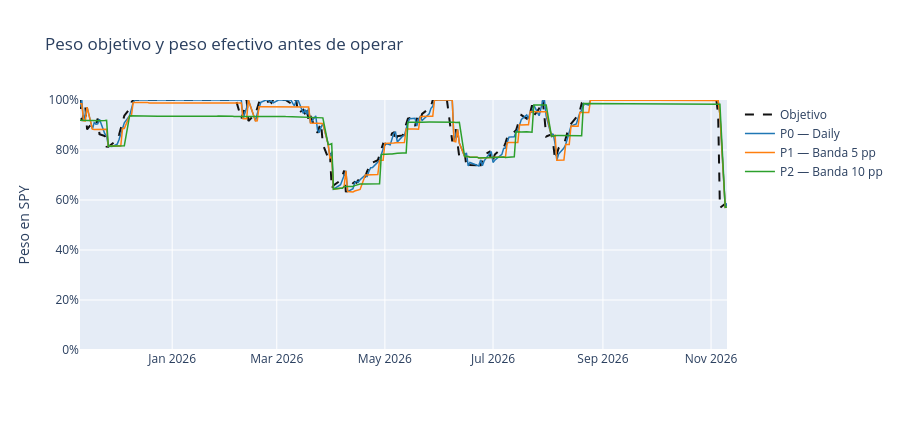
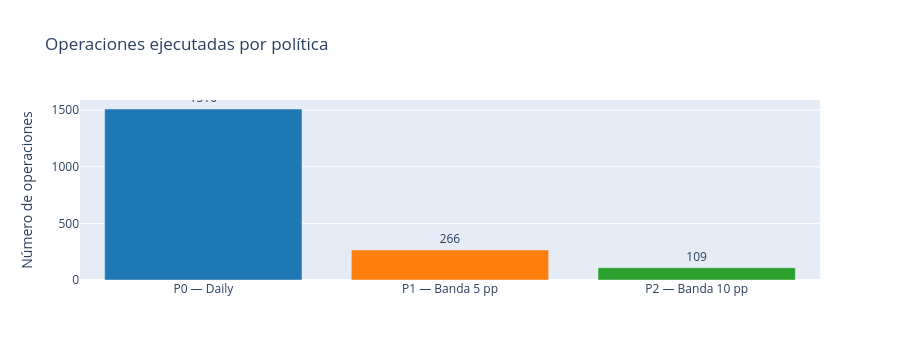
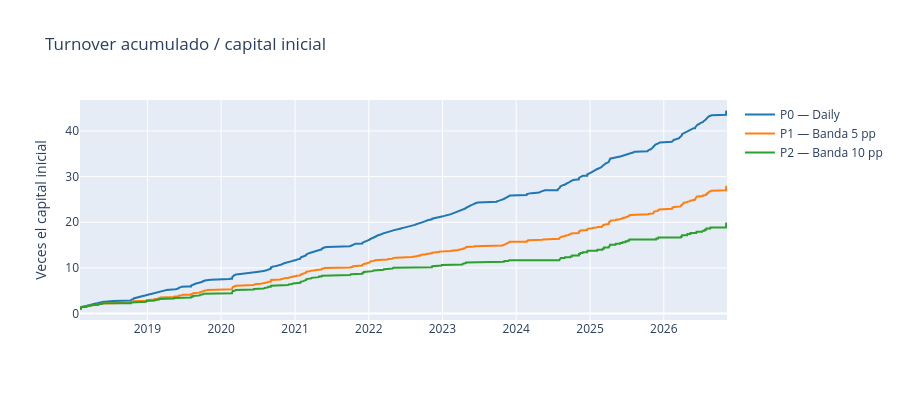
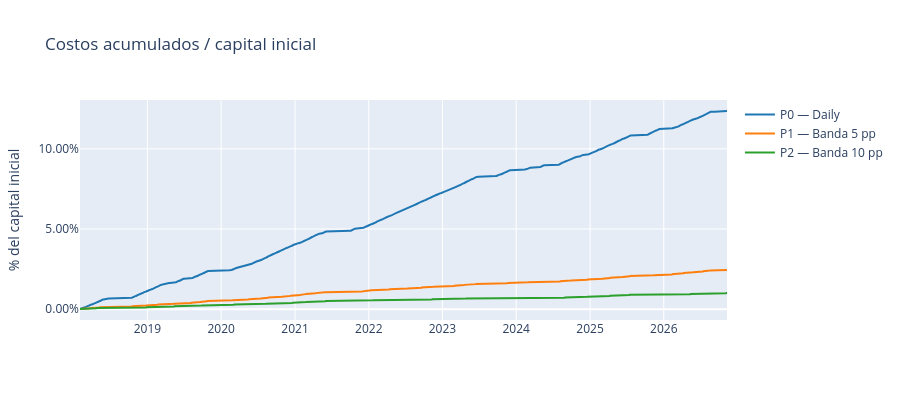

The notebook cell these images were saved under, in order:
### Markdown cell above
## Paso 11 — Resultados operativos

Antes de medir rendimiento y riesgo, observaremos cómo se comporta cada política como proceso de implementación. Estas salidas responden si las bandas realmente reducen actividad y fricción, y a qué costo de alejarse temporalmente del objetivo.

Mostraremos cuatro elementos:

| Resultado | Qué permite observar |
| --- | --- |
| Peso objetivo vs. peso efectivo | Cuándo la cartera sigue el objetivo y cuándo una banda tolera desviaciones. |
| Operaciones por política | Con qué frecuencia P0, P1 y P2 modifican realmente la posición. |
| Turnover acumulado | Cuánto capital se negocia a lo largo del tiempo, independiente del rendimiento. |
| Costos acumulados | Cuánto valor se pierde por comisión e IVA bajo cada regla. |

La serie de pesos se mostrará en una ventana reciente para que pueda leerse; las demás métricas usarán toda la muestra. Estas gráficas describen la operación del motor y no prueban todavía que una política sea mejor: la respuesta económica y estadística se desarrollará en la notebook 03.

### Code cell
import plotly.graph_objects as go

RECENT_SESSIONS = 252
POLICY_COLORS = {
    'P0 — Daily': '#1f77b4',
    'P1 — Banda 5 pp': '#ff7f0e',
    'P2 — Banda 10 pp': '#2ca02c',
}

operational_summary = policy_operational_summary.with_columns(
    (pl.col('turnover_notional') / INITIAL_CAPITAL_USD).alias('turnover_multiple'),
    (pl.col('total_cost') / INITIAL_CAPITAL_USD).alias('total_cost_pct'),
)
operational_summary

# 1. Peso objetivo y peso efectivo antes de decidir, en la última ventana anual.
recent_target = policy_histories['P0 — Daily'].tail(RECENT_SESSIONS)
fig_weights = go.Figure()
fig_weights.add_trace(go.Scatter(
    x=recent_target['session_date'].to_list(),
    y=recent_target['target_weight'].to_list(),
    name='Objetivo',
    line=dict(color='#111111', dash='dash', width=2),
))
for policy, history in policy_histories.items():
    recent = history.tail(RECENT_SESSIONS)
    fig_weights.add_trace(go.Scatter(
        x=recent['session_date'].to_list(),
        y=recent['effective_weight_before'].to_list(),
        name=policy,
        line=dict(color=POLICY_COLORS[policy], width=1.5),
    ))
fig_weights.update_layout(
    title='Peso objetivo y peso efectivo antes de operar',
    yaxis=dict(title='Peso en SPY', tickformat='.0%', range=[0, 1]),
    xaxis_title='',
    height=430,
    legend_title='',
)
fig_weights.show()

# 2. Número de operaciones efectivamente ejecutadas.
fig_trades = go.Figure(go.Bar(
    x=operational_summary['policy'].to_list(),
    y=operational_summary['trades'].to_list(),
    marker_color=[POLICY_COLORS[p] for p in operational_summary['policy'].to_list()],
    text=operational_summary['trades'].to_list(),
    textposition='outside',
))
fig_trades.update_layout(
    title='Operaciones ejecutadas por política',
    yaxis_title='Número de operaciones',
    height=360,
    showlegend=False,
)
fig_trades.show()

# 3 y 4. Turnover y costos, normalizados por el capital inicial.
fig_turnover = go.Figure()
fig_costs = go.Figure()
for policy, history in policy_histories.items():
    cumulative = history.with_columns(
        (pl.col('turnover_notional').cum_sum() / INITIAL_CAPITAL_USD).alias('cumulative_turnover'),
        (pl.col('total_cost').cum_sum() / INITIAL_CAPITAL_USD).alias('cumulative_cost_pct'),
    )
    dates = cumulative['session_date'].to_list()
    fig_turnover.add_trace(go.Scatter(
        x=dates, y=cumulative['cumulative_turnover'].to_list(),
        name=policy, line=dict(color=POLICY_COLORS[policy]),
    ))
    fig_costs.add_trace(go.Scatter(
        x=dates, y=cumulative['cumulative_cost_pct'].to_list(),
        name=policy, line=dict(color=POLICY_COLORS[policy]),
    ))

fig_turnover.update_layout(
    title='Turnover acumulado / capital inicial',
    yaxis_title='Veces el capital inicial',
    xaxis_title='',
    height=400,
    legend_title='',
)
fig_costs.update_layout(
    title='Costos acumulados / capital inicial',
    yaxis=dict(title='% del capital inicial', tickformat='.2%'),
    xaxis_title='',
    height=400,
    legend_title='',
)
fig_turnover.show()
fig_costs.show()

### Figure 1 — Plotly figure (JSON) as saved in the notebook; plotly's stock layout.template omitted (floating-point values rounded to 4 significant figures; data arrays with more than 128 entries replaced by an {"elided": "..."} marker saying what was removed)
{"data": [{"line": {"color": "#111111", "dash": "dash", "width": 2}, "name": "Objetivo", "type": "scatter", "x": {"elided": "252 str values"}, "y": {"elided": "252 float values"}}, {"line": {"color": "#1f77b4", "width": 1.5}, "name": "P0 — Daily", "type": "scatter", "x": {"elided": "252 str values"}, "y": {"elided": "252 float values"}}, {"line": {"color": "#ff7f0e", "width": 1.5}, "name": "P1 — Banda 5 pp", "type": "scatter", "x": {"elided": "252 str values"}, "y": {"elided": "252 float values"}}, {"line": {"color": "#2ca02c", "width": 1.5}, "name": "P2 — Banda 10 pp", "type": "scatter", "x": {"elided": "252 str values"}, "y": {"elided": "252 float values"}}], "layout": {"height": 430, "legend": {"title": {"text": ""}}, "title": {"text": "Peso objetivo y peso efectivo antes de operar"}, "xaxis": {"title": {"text": ""}}, "yaxis": {"range": [0, 1], "tickformat": ".0%", "title": {"text": "Peso en SPY"}}}}

### Figure 2 — Plotly figure (JSON) as saved in the notebook; plotly's stock layout.template omitted (floating-point values rounded to 4 significant figures)
{"data": [{"marker": {"color": ["#1f77b4", "#ff7f0e", "#2ca02c"]}, "text": ["1510", "266", "109"], "textposition": "outside", "type": "bar", "x": ["P0 — Daily", "P1 — Banda 5 pp", "P2 — Banda 10 pp"], "y": [1510, 266, 109]}], "layout": {"height": 360, "showlegend": false, "title": {"text": "Operaciones ejecutadas por política"}, "yaxis": {"title": {"text": "Número de operaciones"}}}}

### Figure 3 — Plotly figure (JSON) as saved in the notebook; plotly's stock layout.template omitted (floating-point values rounded to 4 significant figures; data arrays with more than 128 entries replaced by an {"elided": "..."} marker saying what was removed)
{"data": [{"line": {"color": "#1f77b4"}, "name": "P0 — Daily", "type": "scatter", "x": {"elided": "2206 str values"}, "y": {"elided": "2206 float values"}}, {"line": {"color": "#ff7f0e"}, "name": "P1 — Banda 5 pp", "type": "scatter", "x": {"elided": "2206 str values"}, "y": {"elided": "2206 float values"}}, {"line": {"color": "#2ca02c"}, "name": "P2 — Banda 10 pp", "type": "scatter", "x": {"elided": "2206 str values"}, "y": {"elided": "2206 float values"}}], "layout": {"height": 400, "legend": {"title": {"text": ""}}, "title": {"text": "Turnover acumulado / capital inicial"}, "xaxis": {"title": {"text": ""}}, "yaxis": {"title": {"text": "Veces el capital inicial"}}}}

### Figure 4 — Plotly figure (JSON) as saved in the notebook; plotly's stock layout.template omitted (floating-point values rounded to 4 significant figures; data arrays with more than 128 entries replaced by an {"elided": "..."} marker saying what was removed)
{"data": [{"line": {"color": "#1f77b4"}, "name": "P0 — Daily", "type": "scatter", "x": {"elided": "2206 str values"}, "y": {"elided": "2206 float values"}}, {"line": {"color": "#ff7f0e"}, "name": "P1 — Banda 5 pp", "type": "scatter", "x": {"elided": "2206 str values"}, "y": {"elided": "2206 float values"}}, {"line": {"color": "#2ca02c"}, "name": "P2 — Banda 10 pp", "type": "scatter", "x": {"elided": "2206 str values"}, "y": {"elided": "2206 float values"}}], "layout": {"height": 400, "legend": {"title": {"text": ""}}, "title": {"text": "Costos acumulados / capital inicial"}, "xaxis": {"title": {"text": ""}}, "yaxis": {"tickformat": ".2%", "title": {"text": "% del capital inicial"}}}}
